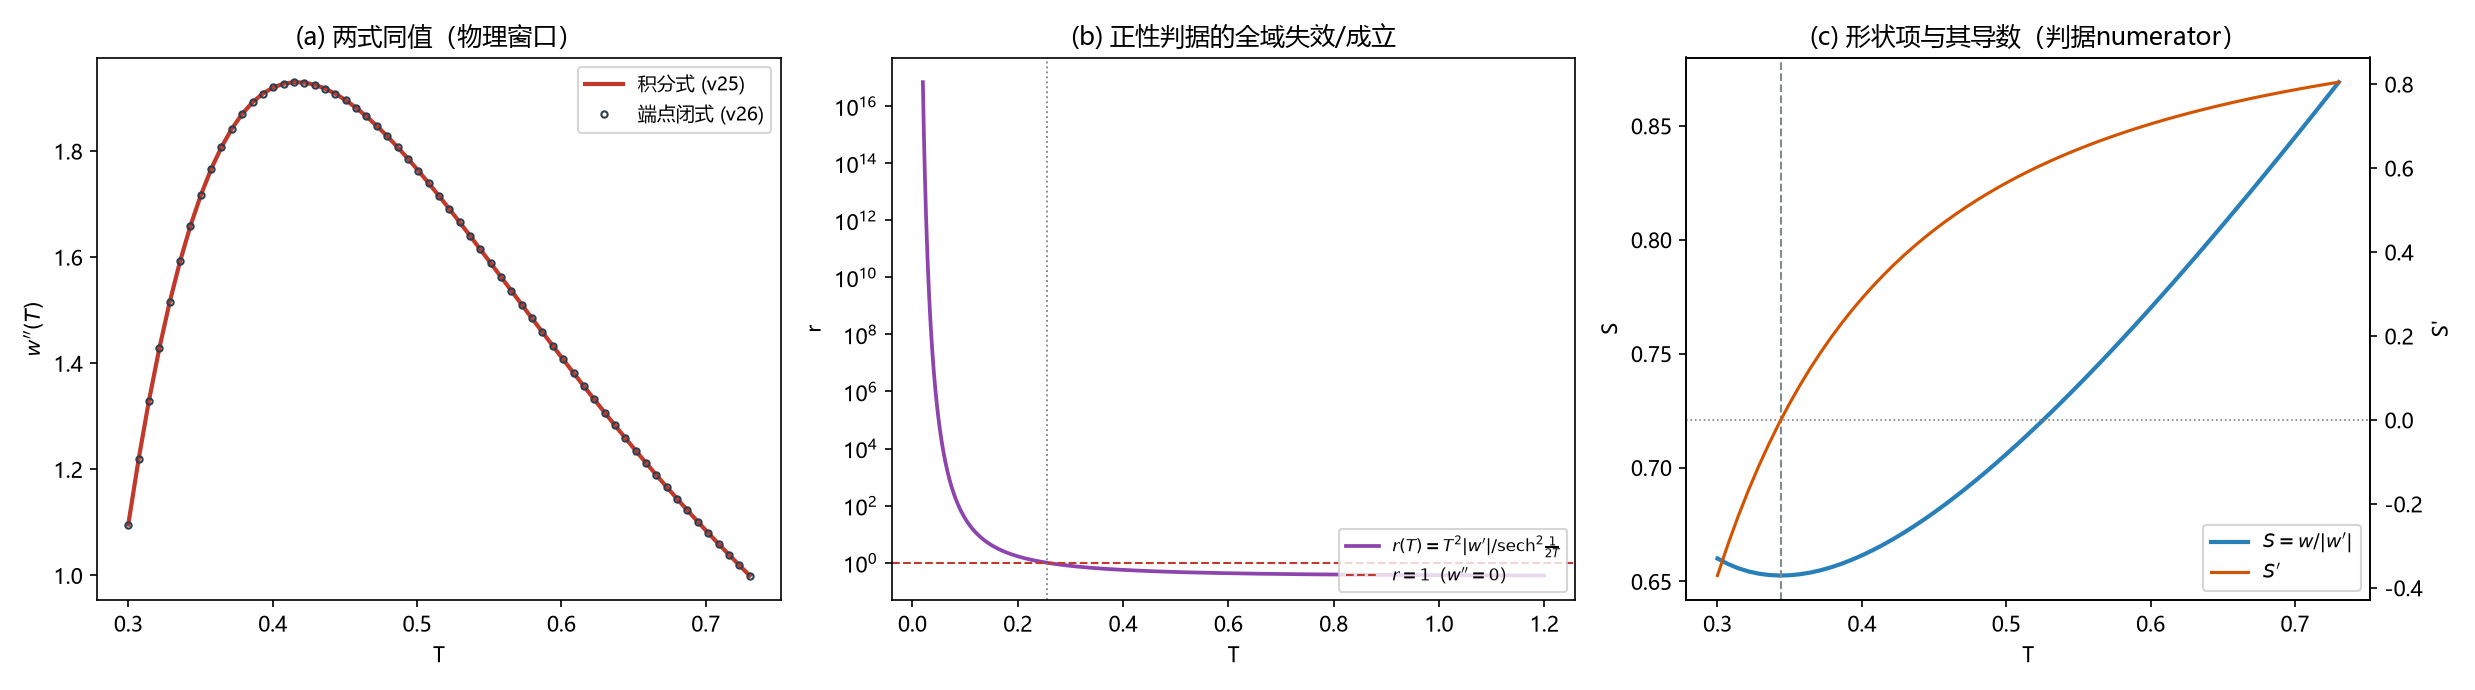

Write the Python code that produced this figure.
# -*- coding: utf-8 -*-
"""
环 15 · 第 199 轮旁证：w'' 的端点闭式与条件式正性判据
链内命题（Spec v26）：
  w''(T) = w'(T)/T + sech^2(1/(2T))/T^3                      （端点闭式，与 v25 的积分式同值）
  w''>0  <=>  T^2 |w'(T)| < sech^2(1/(2T))
本脚本只做"理论行为的显影与外部约束"：核对两式同值、找出判据失效的温区。
"""
import json
import os

import numpy as np
import matplotlib
matplotlib.use("Agg")
import matplotlib.pyplot as plt

matplotlib.rcParams["font.sans-serif"] = ["Microsoft YaHei"]
matplotlib.rcParams["axes.unicode_minus"] = False

Tc = 0.3
T_break = 0.7304390

U = np.linspace(0.0, 1.0, 8001)


def sech2(x):
    return 1.0 / np.cosh(x) ** 2


def w_(T):
    return 2.0 * np.trapezoid(U * np.tanh(U / (2.0 * T)), U)


def wp_(T):
    return -(1.0 / T ** 2) * np.trapezoid(U ** 2 * sech2(U / (2.0 * T)), U)


def wpp_C(T):
    B3 = np.trapezoid(U ** 3 * sech2(U / (2.0 * T)) * np.tanh(U / (2.0 * T)), U)
    return -(2.0 / T) * wp_(T) - (1.0 / T ** 4) * B3


def wpp_alt(T):
    return wp_(T) / T + sech2(1.0 / (2.0 * T)) / T ** 3


def ratio(T):
    return T ** 2 * abs(wp_(T)) / sech2(1.0 / (2.0 * T))


def S_(T):
    return w_(T) / abs(wp_(T))


def Sp_(T):
    wv, w1, w2 = w_(T), wp_(T), wpp_alt(T)
    return (wv * w2 - w1 ** 2) / w1 ** 2


# (1) 两式同值（物理窗口）
Tg = np.linspace(0.30, T_break, 61)
rows = []
for T in Tg:
    wc, wa = wpp_C(T), wpp_alt(T)
    rows.append(dict(T=float(T), wpp_C=float(wc), wpp_alt=float(wa),
                     rel=float(abs(wa - wc) / max(abs(wc), 1e-300))))

alt_rel_max = max(r["rel"] for r in rows)

# (2) 判据全域扫描：r(T) = T^2|w'| / sech^2(1/(2T))
Ts = np.linspace(0.02, 1.20, 1200)
rs = np.array([ratio(t) for t in Ts])
cross = []
for i in range(len(Ts) - 1):
    if (rs[i] - 1.0) * (rs[i + 1] - 1.0) < 0:
        a, b = Ts[i], Ts[i + 1]
        for _ in range(80):
            m = 0.5 * (a + b)
            if (ratio(a) - 1.0) * (ratio(m) - 1.0) <= 0:
                b = m
            else:
                a = m
        cross.append(float(0.5 * (a + b)))

# 判据成立的温区（r<1）
mask = rs < 1.0
hold_ranges = []
if mask.any():
    start = None
    for i, ok in enumerate(mask):
        if ok and start is None:
            start = Ts[i]
        if (not ok) and start is not None:
            hold_ranges.append([float(start), float(Ts[i - 1])])
            start = None
    if start is not None:
        hold_ranges.append([float(start), float(Ts[-1])])

res = dict(
    alt_vs_C_rel_err_max=float(alt_rel_max),
    ratio_min=float(rs.min()), ratio_max=float(rs.max()),
    ratio_at_Tc=float(ratio(Tc)), ratio_at_Tbreak=float(ratio(T_break)),
    ratio_one_crossings=[float(c) for c in cross],
    criterion_holds_ranges=hold_ranges,
    wpp_at_Tc=float(wpp_alt(Tc)), wpp_at_Tbreak=float(wpp_alt(T_break)),
    wpp_sign_at_0p1=float(wpp_alt(0.1)), wpp_sign_at_0p2=float(wpp_alt(0.2)),
    wpp_sign_at_0p25=float(wpp_alt(0.25)),
    S_at_Tc=float(S_(Tc)), Sp_at_Tc=float(Sp_(Tc)),
    S_min=float(S_(0.343858)), Sp_at_min=float(Sp_(0.343858)),
    rows=rows,
)

outdir = os.path.dirname(os.path.abspath(__file__))
with open(os.path.join(outdir, "环15_w二阶导端点闭式_旁证.json"), "w", encoding="utf-8") as f:
    json.dump(res, f, ensure_ascii=False, indent=1)

fig, ax = plt.subplots(1, 3, figsize=(16.5, 4.6))

ax[0].plot(Tg, [r["wpp_C"] for r in rows], color="#c0392b", lw=2, label="积分式 (v25)")
ax[0].plot(Tg, [r["wpp_alt"] for r in rows], "o", ms=3, mfc="none", color="#2c3e50",
           label="端点闭式 (v26)")
ax[0].set_xlabel("T"); ax[0].set_ylabel(r"$w''(T)$")
ax[0].set_title("(a) 两式同值（物理窗口）"); ax[0].legend(fontsize=9)

ax[1].semilogy(Ts, rs, color="#8e44ad", lw=1.8, label=r"$r(T)=T^2|w'|/\mathrm{sech}^2\frac{1}{2T}$")
ax[1].axhline(1.0, color="#c0392b", lw=1.0, ls="--", label=r"$r=1$（$w''=0$）")
for c in cross:
    ax[1].axvline(c, color="#7f8c8d", lw=0.9, ls=":")
ax[1].set_xlabel("T"); ax[1].set_ylabel("r")
ax[1].set_title("(b) 正性判据的全域失效/成立")
ax[1].legend(fontsize=8, loc="lower right")

ax[2].plot(Tg, [S_(t) for t in Tg], color="#2980b9", lw=2, label=r"$S=w/|w'|$")
ax2 = ax[2].twinx()
ax2.plot(Tg, [Sp_(t) for t in Tg], color="#d35400", lw=1.5, label=r"$S'$")
ax2.axhline(0.0, color="gray", lw=0.8, ls=":")
ax[2].axvline(0.343858, color="#7f8c8d", lw=1.0, ls="--")
ax[2].set_xlabel("T"); ax[2].set_ylabel("S"); ax2.set_ylabel("S'")
ax[2].set_title("(c) 形状项与其导数（判据numerator）")
h1, l1 = ax[2].get_legend_handles_labels(); h2, l2 = ax2.get_legend_handles_labels()
ax[2].legend(h1 + h2, l1 + l2, fontsize=9, loc="lower right")

fig.tight_layout()
fig.savefig(os.path.join(outdir, "环15_w二阶导端点闭式_旁证.png"), dpi=150)
plt.close(fig)

print(json.dumps({k: v for k, v in res.items() if k != "rows"}, ensure_ascii=False, indent=1))
